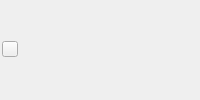
<?xml version="1.0" encoding="UTF-8"?>
<ui version="4.0">
 <class>ProgressWidget</class>
 <widget class="QFrame" name="ProgressWidget">
  <property name="minimumHeight">
   <number>16</number>
  </property>
  <property name="maximumHeight">
   <number>16</number>
  </property>
  <property name="frameStyle">
   <set>QFrame::NoFrame</set>
  </property>
  <layout class="QHBoxLayout" name="horizontalLayout_0">
   <property name="spacing">
    <number>4</number>
   </property>
   <property name="leftMargin">
    <number>2</number>
   </property>
   <property name="topMargin">
    <number>0</number>
   </property>
   <property name="rightMargin">
    <number>2</number>
   </property>
   <property name="bottomMargin">
    <number>2</number>
   </property>
   <item>
    <widget class="QPushButton" name="openPushButton">
     <property name="minimumSize">
      <size>
       <width>16</width>
       <height>16</height>
      </size>
     </property>
     <property name="maximumSize">
      <size>
       <width>16</width>
       <height>16</height>
      </size>
     </property>
     <property name="iconSize">
      <size>
       <width>16</width>
       <height>16</height>
      </size>
     </property>
    </widget>
   </item>
   <item>
    <widget class="QLabel" name="messageLabel"/>
   </item>
  </layout>
 </widget>
 <resources/>
 <connections/>
 <buttongroups/>
</ui>
